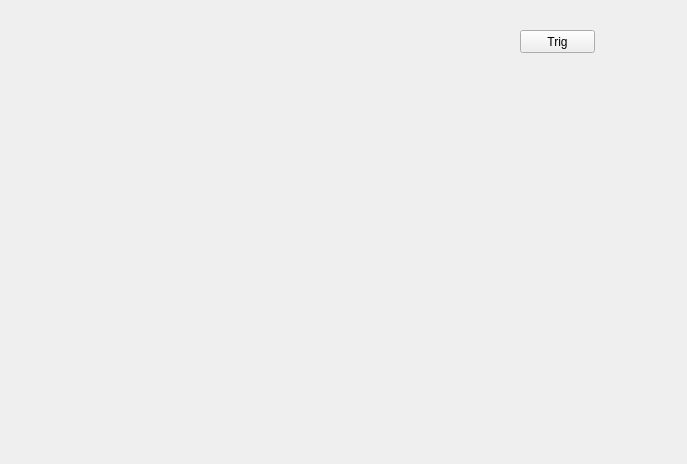
<?xml version="1.0" encoding="UTF-8"?>
<ui version="4.0">
 <class>clsMainWindow</class>
 <widget class="QMainWindow" name="clsMainWindow">
  <property name="geometry">
   <rect>
    <x>0</x>
    <y>0</y>
    <width>687</width>
    <height>464</height>
   </rect>
  </property>
  <property name="windowTitle">
   <string>clsMainWindow</string>
  </property>
  <widget class="QWidget" name="centralWidget">
   <widget class="QPushButton" name="btnTrig">
    <property name="geometry">
     <rect>
      <x>520</x>
      <y>30</y>
      <width>75</width>
      <height>23</height>
     </rect>
    </property>
    <property name="text">
     <string>Trig</string>
    </property>
   </widget>
  </widget>
 </widget>
 <layoutdefault spacing="6" margin="11"/>
 <resources/>
 <connections/>
</ui>
